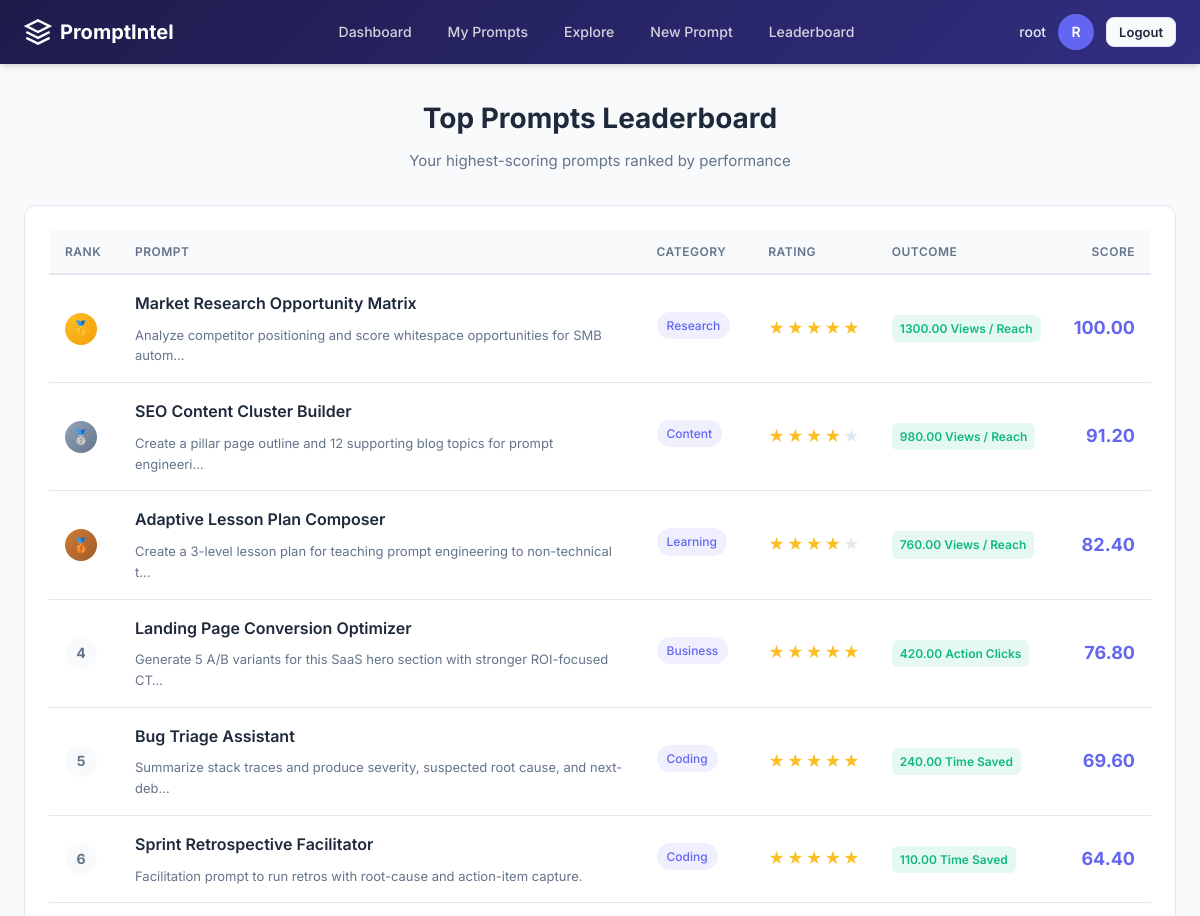
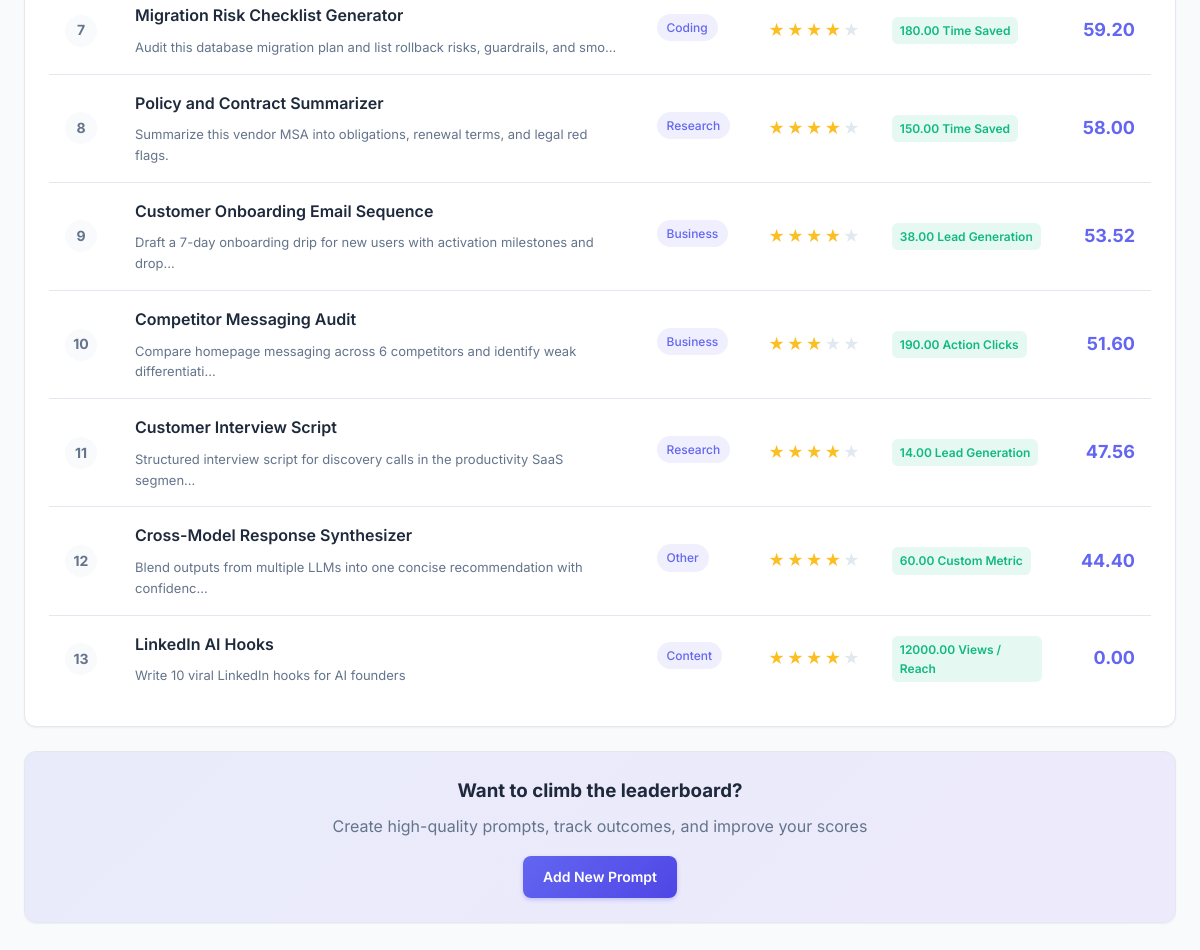
The page /leaderboard/ (signed in) on the database its author committed (2 pictures, top to bottom).
### apps/users/models.py (models this page shows)
class User(AbstractUser):
    pass

### apps/prompts/models.py (models this page shows, shortened)
class Prompt(UUIDModel, TimeStampedModel):
    user = models.ForeignKey(
        settings.AUTH_USER_MODEL,
        on_delete=models.CASCADE,
        related_name="prompts",
    )
    source = models.CharField(
        max_length=20,
        choices=PromptSource.choices,
        default=PromptSource.MANUAL,
    )
    title = models.CharField(max_length=120, blank=True)
    prompt_text = models.TextField()
    response_text = models.TextField(blank=True)
    category = models.CharField(
        max_length=20,
        choices=PromptCategory.choices,
        default=PromptCategory.OTHER,
    )
    tags = models.ManyToManyField(Tag, blank=True, related_name="prompts")
    rating = models.PositiveSmallIntegerField(default=0)
    reuse_count = models.PositiveIntegerField(default=0)
    outcome_metric = models.CharField(
        max_length=20,
        choices=OutcomeMetric.choices,
        blank=True,
    )
    outcome_value = models.DecimalField(
        max_digits=12,
        decimal_places=2,
        default=0,
    )
    notes = models.TextField(blank=True)
    score = models.DecimalField(
        max_digits=7,
        decimal_places=2,
        default=0,
    )
    is_public = models.BooleanField(
        default=False,
        help_text="Allow this prompt to be visible on the public Explore page",
    )
    class Meta:
        ordering = ["-created_at"]
        indexes = [
            models.Index(fields=["user", "-created_at"]),
            models.Index(fields=["user", "category"]),
            models.Index(fields=["user", "-score"]),
            models.Index(fields=["user", "-rating"]),
        ]

### apps/analytics/views.py (the view)
# urls.py: path("leaderboard/", LeaderboardView.as_view(), name="leaderboard"),
class LeaderboardView(LoginRequiredMixin, TemplateView):
    template_name = "analytics/leaderboard.html"
    def get_context_data(self, **kwargs):
        context = super().get_context_data(**kwargs)
        context["top_prompts"] = get_top_prompts(user=self.request.user, limit=20)
        return context

### apps/analytics/selectors.py (called while the page is built)
def get_top_prompts(*, user, limit: int = 10):
    return (
        Prompt.objects.filter(user=user)
        .prefetch_related("tags")
        .order_by("-score", "-created_at")[:limit]
    )

### templates/analytics/leaderboard.html (shortened to what this page needs)
{% extends "base.html" %}
{% block content %}
<div class="page-header text-center" style="max-width: 600px; margin: 0 auto 32px;">
    <h1>Top Prompts Leaderboard</h1>
    <p>Your highest-scoring prompts ranked by performance</p>
</div>
<div class="card">
    <table>
        <thead>
            <tr>
                <th style="width: 70px;">Rank</th>
                <th>Prompt</th>
                <th>Category</th>
                <th>Rating</th>
                <th>Outcome</th>
                <th style="text-align: right;">Score</th>
            </tr>
        </thead>
        <tbody>
            {% for prompt in top_prompts %}
            <tr>
                <td>
                    <span class="rank {% if forloop.counter == 1 %}rank-1{% elif forloop.counter == 2 %}rank-2{% elif forloop.counter == 3 %}rank-3{% else %}rank-default{% endif %}">
                        {% if forloop.counter == 1 %}
                            🥇
                        {% elif forloop.counter == 2 %}
                            🥈
                        {% elif forloop.counter == 3 %}
                            🥉
                        {% else %}
                            {{ forloop.counter }}
                        {% endif %}
                    </span>
                </td>
                <td>
                    <a href="{% url 'prompts:detail' prompt.pk %}" style="font-weight: 600;">
                        {{ prompt.title|default:prompt.prompt_text|truncatechars:60 }}
                    </a>
                    <div class="meta mt-2">{{ prompt.prompt_text|truncatechars:80 }}</div>
                </td>
                <td><span class="tag tag-primary">{{ prompt.get_category_display }}</span></td>
                <td>
                    <div class="rating">
                        {% for i in "12345" %}
                            {% if forloop.counter <= prompt.rating %}
                                <span class="star">★</span>
                            {% else %}
                                <span class="star-empty">★</span>
                            {% endif %}
                        {% endfor %}
                    </div>
                </td>
                <td>
                    {% if prompt.outcome_metric %}
                        <span class="badge badge-success">{{ prompt.outcome_value }} {{ prompt.get_outcome_metric_display }}</span>
                    {% else %}
                        <span class="text-muted">—</span>
                    {% endif %}
                </td>
                <td style="text-align: right;">
                    <span class="score" style="font-size: 18px;">{{ prompt.score }}</span>
                </td>
            </tr>
            {% endfor %}
        </tbody>
    </table>
</div>
{% if top_prompts %}
<div class="card text-center" style="background: linear-gradient(135deg, rgba(99, 102, 241, 0.1) 0%, rgba(139, 92, 246, 0.1) 100%);">
    <h3 style="margin: 0 0 8px 0;">Want to climb the leaderboard?</h3>
    <p class="text-muted" style="margin: 0 0 16px 0;">Create high-quality prompts, track outcomes, and improve your scores</p>
    <a href="/prompts/new/" class="button button-primary">Add New Prompt</a>
</div>
{% endif %}
{% endblock %}

### templates/base.html (shortened to what this page needs)
<!DOCTYPE html>
<html lang="en">
<head>
</head>
<body>
<nav class="navbar">
    <div class="navbar-inner">
        <a href="/" class="navbar-brand">
            <svg viewBox="0 0 24 24" fill="none" stroke="currentColor" stroke-width="2">
                <path d="M12 2L2 7l10 5 10-5-10-5z"></path>
                <path d="M2 17l10 5 10-5"></path>
                <path d="M2 12l10 5 10-5"></path>
            </svg>
            PromptIntel
        </a>
        <div class="navbar-nav">
            <a href="/">Dashboard</a>
            <a href="/prompts/">My Prompts</a>
            <a href="/prompts/explore/">Explore</a>
            <a href="/prompts/new/">New Prompt</a>
            <a href="/leaderboard/">Leaderboard</a>
        </div>
        <div class="navbar-user">
            {% if request.user.is_authenticated %}
                <span class="username">{{ request.user.username }}</span>
                <div class="avatar">{{ request.user.username|slice:":1"|upper }}</div>
                <form method="post" action="{% url 'logout' %}" style="display:inline; margin: 0;">
                    <button type="submit" class="button button-secondary button-sm">Logout</button>
                </form>
            {% else %}
                <a href="{% url 'login' %}" class="button button-secondary button-sm">Login</a>
                <a href="{% url 'users:signup' %}" class="button button-primary button-sm">Sign Up</a>
            {% endif %}
        </div>
    </div>
</nav>
<div class="container">
    {% block content %}{% endblock %}
</div>
</body>
</html>

### rows shown on the page
User: user.username "root", user.username "R"
Prompt: title "Market Research Opportunity Matrix", prompt_text "Analyze competitor positioning and score whitespace opportunities for SMB autom…", category "Research", rating 5 (drawn), outcome_value "1300.00", outcome_metric "Views / Reach", score "100.00"
Prompt: title "SEO Content Cluster Builder", prompt_text "Create a pillar page outline and 12 supporting blog topics for prompt engineeri…", category "Content", rating 4 (drawn), outcome_value "980.00", outcome_metric "Views / Reach", score "91.20"
Prompt: title "Adaptive Lesson Plan Composer", prompt_text "Create a 3-level lesson plan for teaching prompt engineering to non-technical t…", category "Learning", rating 4 (drawn), outcome_value "760.00", outcome_metric "Views / Reach", score "82.40"
Prompt: title "Landing Page Conversion Optimizer", prompt_text "Generate 5 A/B variants for this SaaS hero section with stronger ROI-focused CT…", category "Business", rating 5 (drawn), outcome_value "420.00", outcome_metric "Action Clicks", score "76.80"
Prompt: title "Bug Triage Assistant", prompt_text "Summarize stack traces and produce severity, suspected root cause, and next-deb…", category "Coding", rating 5 (drawn), outcome_value "240.00", outcome_metric "Time Saved", score "69.60"
Prompt: title "Sprint Retrospective Facilitator", prompt_text "Facilitation prompt to run retros with root-cause and action-item capture.", category "Coding", rating 5 (drawn), outcome_value "110.00", outcome_metric "Time Saved", score "64.40"
Prompt: title "Migration Risk Checklist Generator", prompt_text "Audit this database migration plan and list rollback risks, guardrails, and smo…", category "Coding", rating 4 (drawn), outcome_value "180.00", outcome_metric "Time Saved", score "59.20"
Prompt: title "Policy and Contract Summarizer", prompt_text "Summarize this vendor MSA into obligations, renewal terms, and legal red flags.", category "Research", rating 4 (drawn), outcome_value "150.00", outcome_metric "Time Saved", score "58.00"
Prompt: title "Customer Onboarding Email Sequence", prompt_text "Draft a 7-day onboarding drip for new users with activation milestones and drop…", category "Business", rating 4 (drawn), outcome_value "38.00", outcome_metric "Lead Generation", score "53.52"
Prompt: title "Competitor Messaging Audit", prompt_text "Compare homepage messaging across 6 competitors and identify weak differentiati…", category "Business", rating 3 (drawn), outcome_value "190.00", outcome_metric "Action Clicks", score "51.60"
Prompt: title "Customer Interview Script", prompt_text "Structured interview script for discovery calls in the productivity SaaS segmen…", category "Research", rating 4 (drawn), outcome_value "14.00", outcome_metric "Lead Generation", score "47.56"
Prompt: title "Cross-Model Response Synthesizer", prompt_text "Blend outputs from multiple LLMs into one concise recommendation with confidenc…", category "Other", rating 4 (drawn), outcome_value "60.00", outcome_metric "Custom Metric", score "44.40"
Prompt: title "LinkedIn AI Hooks", prompt_text "Write 10 viral LinkedIn hooks for AI founders", category "Content", rating 4 (drawn), outcome_value "12000.00", outcome_metric "Views / Reach", score "0.00"
